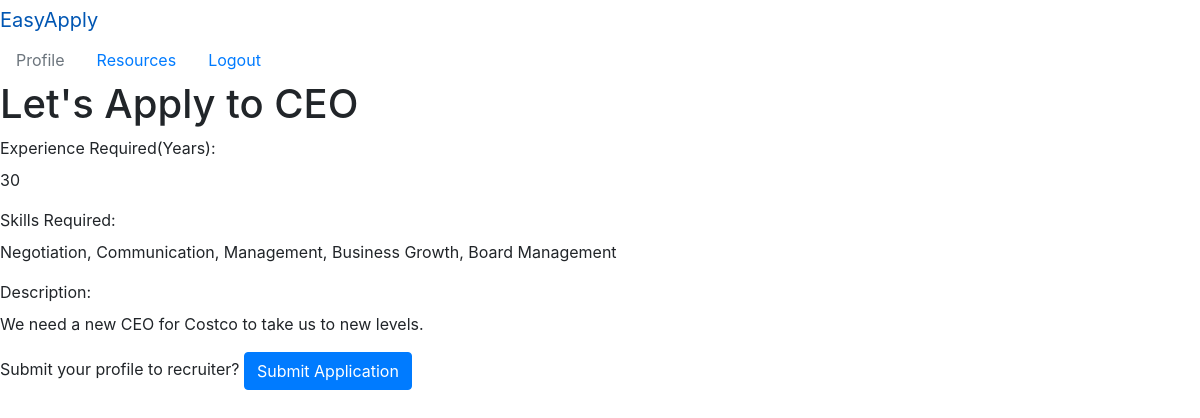
Page /apply/3 (signed in) on the committed database.
### employers/models.py (models this page shows)
class Job(models.Model):
    title = models.CharField(max_length=150)
    experience = models.CharField(max_length=50)
    skills = models.CharField(max_length=150)
    description = models.TextField()
    uploaded_by = models.ForeignKey(Employer, related_name="jobs_uploaded", on_delete=models.CASCADE)
    hired = models.BooleanField(null=True)
    applications = models.ManyToManyField(Applicant, related_name="job_applicants")
    hiree = models.ForeignKey(Applicant, related_name="hired_applicant", null=True, on_delete=models.CASCADE)
    created_at = models.DateField(auto_now_add=True)
    updated_at = models.DateField(auto_now=True)
    hired_on = models.DateField(auto_now=True, null=True)
    objects = JobManager()

### applicants/views.py (the view)
# urls.py: path('apply/<int:jobid>', views.apply),
def apply(request, jobid):
    if 'userid' in request.session:
        context = {
            'user': Applicant.objects.get(id=request.session['userid']),
            'job': Job.objects.get(id=jobid)
        }
        return render(request, 'apply.html', context)
    return redirect('/')

### applicants/templates/apply.html (shortened to what this page needs)
<!DOCTYPE html>
<html lang="en">
<head>
    {% load static %}
    <link rel="stylesheet" href="{% static 'css/style.css' %}">
    <link rel="stylesheet" href="https://maxcdn.bootstrapcdn.com/bootstrap/4.0.0/css/bootstrap.min.css">
</head>
<body>
    <nav>
        <div>
          <div class="navbar-header">
            <a class="navbar-brand" href="/jobs">EasyApply</a>
          </div>
          <ul class="nav">
            <li class="nav-item"><a class="nav-link disabled" href="">Profile</a></li>
            <li class="nav-item"><a class="nav-link" href="/resources">Resources</a></li>
            <li class="nav-item"><a class="nav-link" href="/logout">Logout</a></li>
          </ul>
        </div>
      </nav>
    <h1>Let's Apply to {{job.title}}</h1>
    <label>Experience Required(Years):</label>
    <p>{{job.experience}}</p>
    <label>Skills Required:</label>
    <p>{{job.skills}}</p>
    <label>Description:</label>
    <p>{{job.description}}</p>
    <div>
        <form action='/apply/{{job.id}}/submit' method='POST'>
            <label>Submit your profile to recruiter?</label>
            <button class="btn btn-primary" type="submit">Submit Application</button>
        </form>
    </div>
</body>
</html>

### rows in the picture
Job: title "CEO", experience "30", skills "Negotiation, Communication, Management, Business Growth, Board Management", description "We need a new CEO for Costco to take us to new levels."
